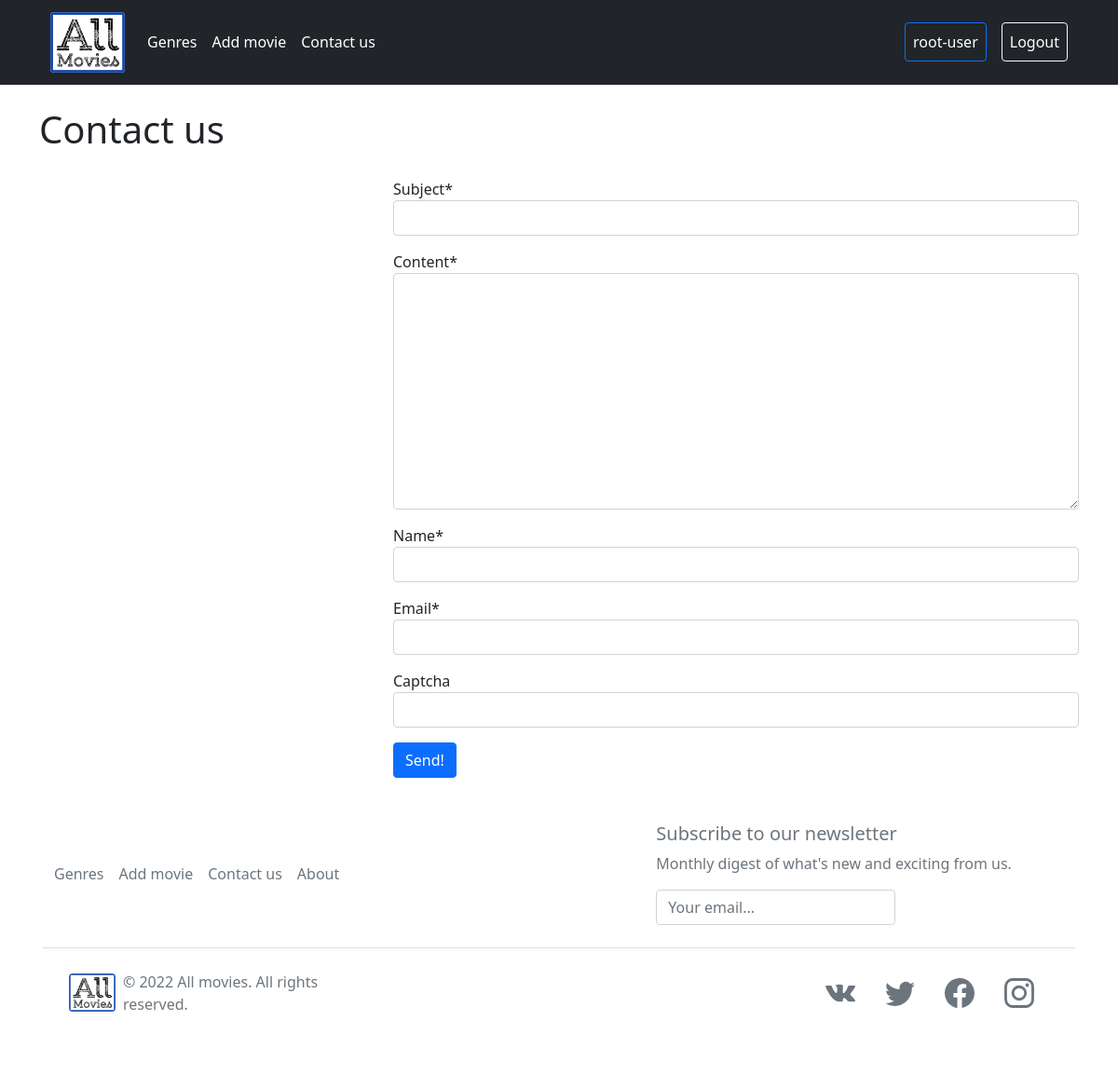
Screenshot of /contacts/ (signed in) with the database file from the repository.
### movie_app/models.py (models this page shows)
class MenuItem(models.Model):
    title = models.CharField(max_length=128)
    slug = models.SlugField(max_length=155, unique=True, verbose_name='URL')
    position = models.PositiveIntegerField(default=auto_incrementor,)
    def __str__(self):
        return str(self.title)
    class Meta:
        ordering = ('position',)
        verbose_name = 'Menu item'
        verbose_name_plural = 'Menu items'

### movie_app/views.py (the view, shortened to what this page needs)
# urls.py: path('contacts/', ContactFormView.as_view(), name='contact-us'),
class ContactFormView(ContextData, FormView):
    form_class = ContactForm
    template_name = 'movie_app/contact.html'
    success_url = reverse_lazy('movie_app:main')
    def get_context_data(self, *, object_list=None, **kwargs):
        context = super().get_context_data(**kwargs)
        context_data = self.get_user_context(title=titles['contacts'])
        return context | context_data

### movie_app/forms.py
class ContactForm(forms.ModelForm):
    captcha = CaptchaField()
    def __init__(self, *args, **kwargs):
        super().__init__(*args, **kwargs)
        self.helper = FormHelper()
    class Meta:
        model = ContactUsData
        fields = ['subject', 'content', 'name', 'email']

### movie_app/templatetags/movies_app_tags.py (called while the page is built)
@register.simple_tag
def concat_all(*args):
    return ''.join(map(str, args))

@register.inclusion_tag('includes/movie_app/navbar.html', takes_context=True)
def show_top_menu(context):
    context['menu_items'] = MenuItem.objects.all()
    return context

@register.inclusion_tag('includes/movie_app/subscribe.html')
def subscribe_form():
    return {'subscribe_form': SubscribeForm}

### movie_app/utils.py (called while the page is built)
    def get_user_context(self, **kwargs):
        context = kwargs
        return context

### movie_app/templates/movie_app/contact.html (shortened to what this page needs)
{% extends 'movie_app/base.html' %}
{% load crispy_forms_tags %}
{% block content %}
    <div class="mt-4 row">
        <div class="col">
            <h1>{{ title }}</h1>
        </div>
    </div>
    <div class="row">
        <div class="col-0 col-md-0 col-md-4 col-lg-4">
        </div>
        <div class="col-12 col-md-12 col-md-8 col-lg-8">
            <form method="post">
                <div class="row">
                    <div class="col-12">
                        {% for field in form %}
                                <div class="mb-3">
                                    {{ field|as_crispy_field }}
                                </div>
                        {% endfor %}
                    </div>
                </div>
                <button class="btn btn-primary" type="submit">Send!</button>
            </form>
        </div>
    </div>
{% endblock %}

### movie_app/templates/includes/movie_app/navbar.html (shortened to what this page needs)
{% load static %}
{% load movies_app_tags %}
<div class="row">
    <div class="col">
        <nav class="navbar navbar-expand-md navbar navbar-dark bg-dark">
            <div class="container">
                <a class="navbar-brand" href="{% url 'movie_app:main' %}"
                   title="Main page">
                    <img class="bg-white border-dark rounded-2"
                         src="{% static 'movie_app/img/brand-logo.png' %}"
                         alt="All movies logo"
                         width="80px">
                </a>
                <div class="collapse navbar-collapse justify-content-between" id="navbarNav">
                    <ul class="navbar-nav ml-auto">
                        {% for item in menu_items %}
                            {% if not forloop.last %}
                                <li class="nav-item">
                                    {% concat_all 'movie_app:' item.slug as item_url %}
                                    <a class="nav-link text-white" href="{% url item_url %}" title="{{ item.title }}">
                                        {{ item.title }}
                                    </a>
                                </li>
                            {% endif %}
                        {% endfor %}
                    </ul>
                    <ul class="navbar-nav mr-auto">
                        {% if not request.user.is_authenticated %}
                            <li class="nav-item">
                                <a class="nav-link register btn btn-outline-light text-white"
                                   href="{% url 'movie_app:register' %}"
                                   title="Register">
                                    Register
                                </a>
                            </li>
                            <li class="nav-item">
                                <a class="nav-link"></a>
                            </li>
                            <li class="nav-item">
                                <a class="nav-link login btn btn-outline-warning text-white"
                                   href="{% url 'movie_app:login' %}"
                                   title="Login">
                                    Login
                                </a>
                            </li>
                        {% else %}
                            <li class="nav-item">
                                <a class="nav-link login btn btn-outline-primary text-white" href="#"
                                   title="{{ user.username }} profile">
                                    {{ user.username }}
                                </a>
                            </li>
                            <li class="nav-item">
                                <a class="nav-link"></a>
                            </li>
                            <li class="nav-item">
                                <a class="nav-link logout btn btn-outline-light text-white"
                                   href="{% url 'movie_app:logout' %}"
                                   title="Logout">
                                    Logout
                                </a>
                            </li>
                        {% endif %}
                    </ul>
                </div>
            </div>
        </nav>
    </div>
</div>

### movie_app/templates/includes/movie_app/footer.html
{% load static %}
{% load movies_app_tags %}
<div class="container">
    <footer class="p-3 my-4 bg-white">
        <div class="row d-flex flex-wrap justify-content-between align-items-center
        mt-2 mb-4 text-muted">
            <div class="col-6">
                <ul class="nav flex-row">
                    {% for item in menu_items %}
                        {% concat_all 'movie_app:' item.slug as item_url %}
                        <li class="nav-item me-3">
                            <a href="{% url item_url %}" class="nav-link p-0 text-muted">{{ item }}</a>
                        </li>
                    {% endfor %}
                </ul>
            </div>
            <div class="col-5">
                {% subscribe_form %}
            </div>
        </div>
        <div class="row p-3 d-flex flex-wrap justify-content-between
        align-items-center border-top">
            <div class="col-md-4 d-flex align-items-center">
                <a href="/" class="mb-3 me-2 mb-md-0 text-decoration-none lh-1">
                    <img class="bg-white border-white rounded-2"
                         src="{% static 'movie_app/img/brand-logo.png' %}"
                         alt="All movies logo"
                         width="50px">
                </a>
                <span class="text-muted">&copy; 2022 All movies. All rights reserved.</span>
            </div>
            <ul class="nav col-md-4 justify-content-end list-unstyled d-flex">
                {% include 'includes/movie_app/social_share.html' %}
            </ul>
        </div>
    </footer>
</div>

### rows the page displays
MenuItem: title "Genres"
MenuItem: title "Add movie"
MenuItem: title "Contact us"
MenuItem: title "About"

### other values shown
{{ user.username }} "root-user"
